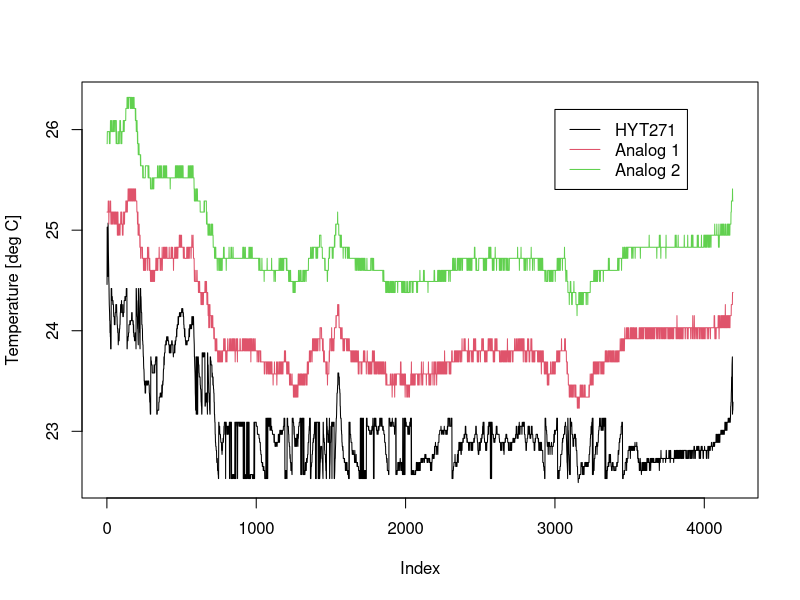
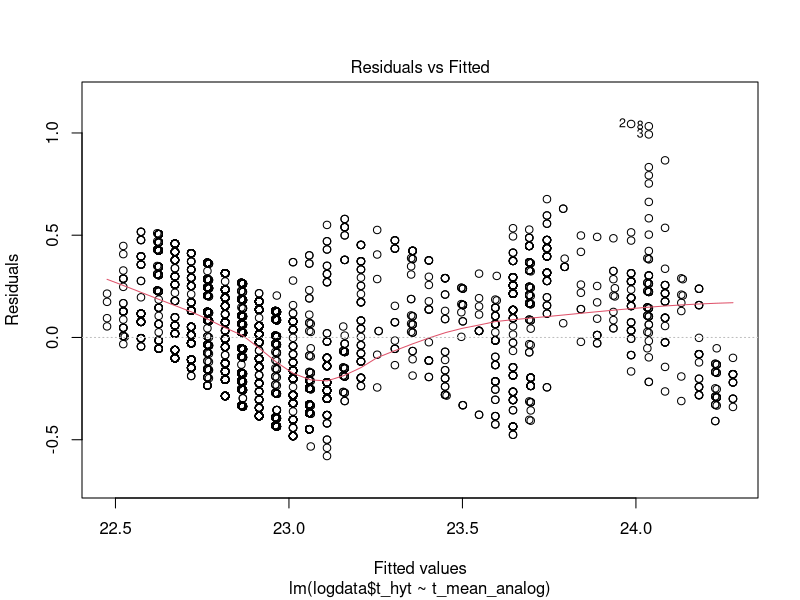
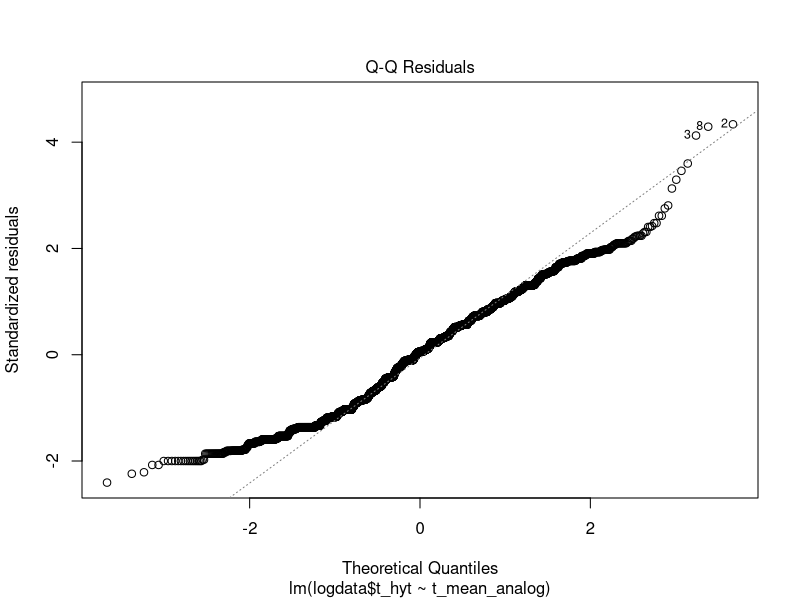
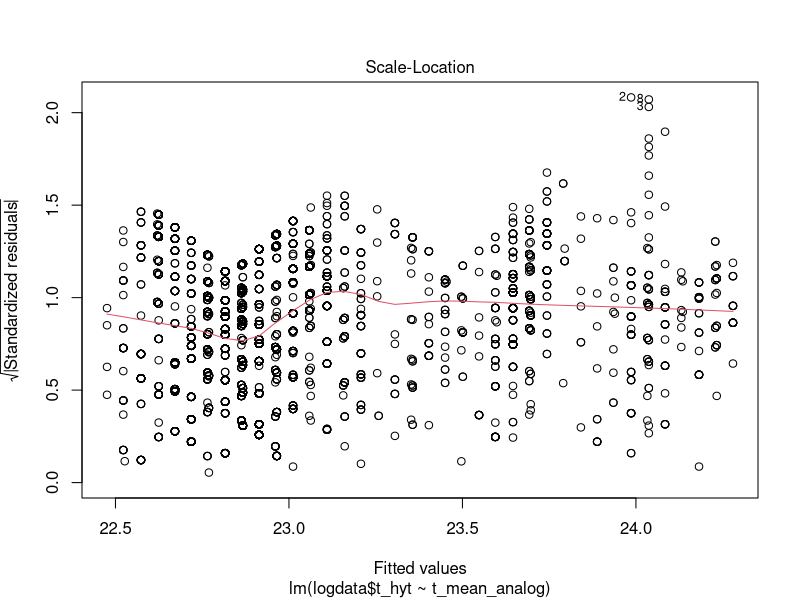
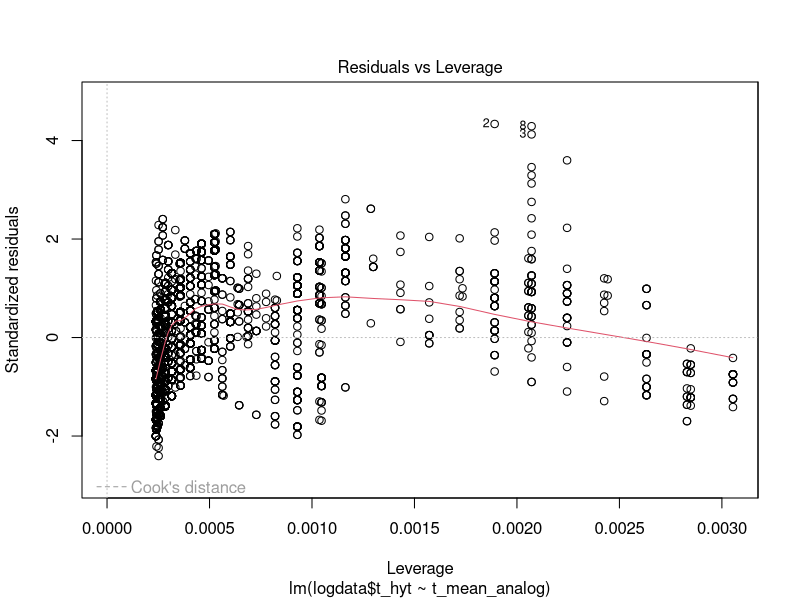
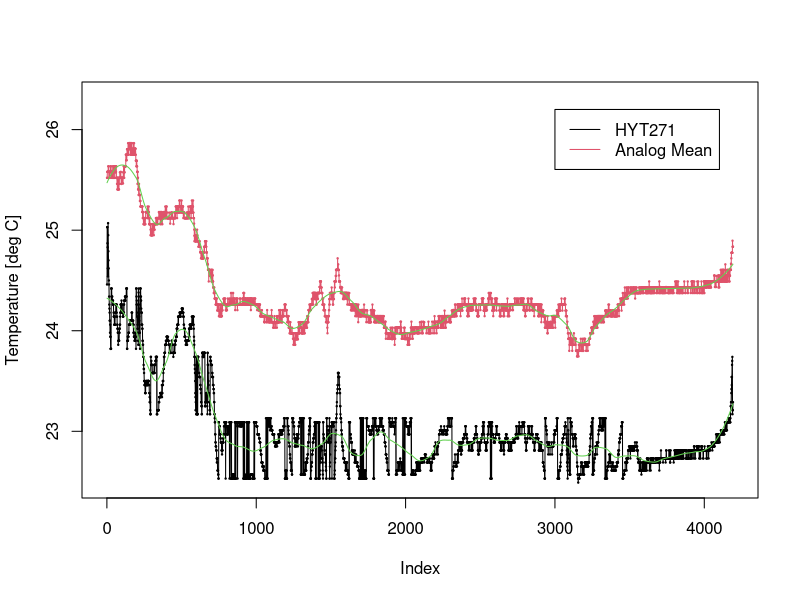
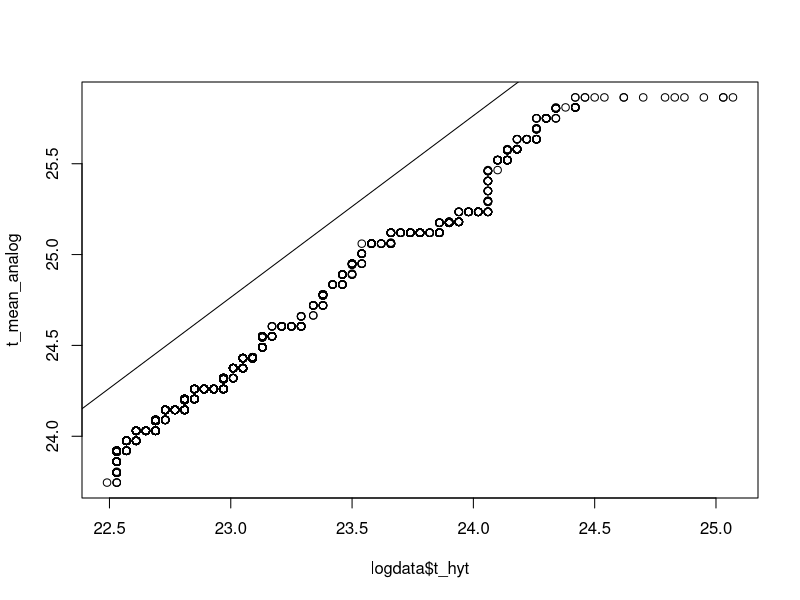
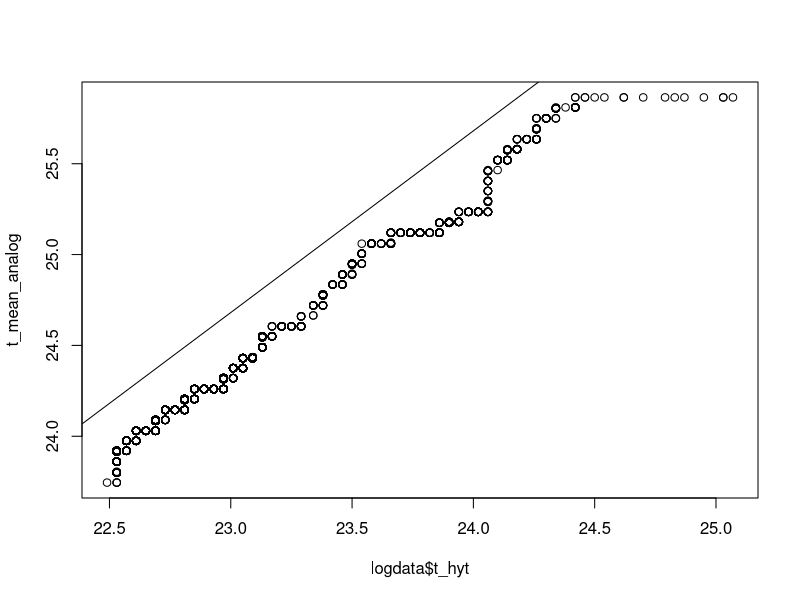

Write R code to recreate these figures, in order.
## ---- chunk 1
foo=read.table("data/20130311-no-lights.txt", sep=";");
logdata=data.frame(
  idx=c(1:length(foo$V1)),
  t_hyt=foo$V1,
  h_hyt=foo$V2,
  t_an1=foo$V4,
  t_an2=foo$V5
  )
mintemp=min(logdata$t_hyt, logdata$t_an1, logdata$t_an2)
maxtemp=max(logdata$t_hyt, logdata$t_an1, logdata$t_an2)
tmpframe=data.frame(logdata$t_an1, logdata$t_an2);
t_mean_analog = rowMeans(tmpframe);
## ---- chunk 2
plot(logdata$idx, logdata$t_hyt, type="l", col=1, xlab="Index", 
     ylab="Temperature [deg C]", ylim=c(mintemp, maxtemp));
lines(logdata$idx, logdata$t_an1, type="l", col=2);
lines(logdata$idx, logdata$t_an2, type="l", col=3);
legend(3000, 26.2, c("HYT271", "Analog 1", "Analog 2"), col=c(1:3), lty=1)
## ---- chunk 3
summary(logdata)
## ---- chunk 4
lm1 = lm(logdata$t_hyt ~ t_mean_analog)
summary(lm1)
plot(lm1)
cat(paste("The offset of the linear model is ", lm1$coefficients[1]))
## ---- chunk 5
loess_hyt=loess(logdata$t_hyt ~ logdata$idx, span=0.1)
plot(logdata$idx, logdata$t_hyt, type="o", col=1, xlab="Index", 
     ylab="Temperature [deg C]", ylim=c(mintemp, maxtemp), pch=19, cex=0.2);
lines(logdata$idx, loess_hyt$fitted, type="l", col=3, cex=10);

loess_analog=loess(t_mean_analog ~ logdata$idx, span=0.1)
lines(logdata$idx, t_mean_analog, type="o", col=2, pch=19, cex=0.2);
lines(logdata$idx, loess_analog$fitted, type="l", col=3, cex=2);
legend(3000, 26.2, c("HYT271", "Analog Mean"), col=c(1:2), lty=1)
lm3=lm(loess_hyt$fitted ~ loess_analog$fitted)
summary(lm3)
qqplot(logdata$t_hyt, t_mean_analog)
abline(c(lm3$coeff[1], 1))
## ---- chunk 6
s_t_hyt = sort(logdata$t_hyt)
s_t_analog= sort(t_mean_analog)
lm4=lm(s_t_hyt ~ s_t_analog)
summary(lm4)
qqplot(logdata$t_hyt, t_mean_analog)
abline(c(abs(lm4$coeff[1]), 1))
## ---- chunk 7
m_hyt=quantile(logdata$t_hyt, probs=0.5)
m_analog=quantile(t_mean_analog, probs=0.5)
offset = m_analog - m_hyt
cat(paste("The offset between HYT and the mean analog sensor is ", offset))
qqplot(logdata$t_hyt, t_mean_analog)
abline(c(offset, 1))
